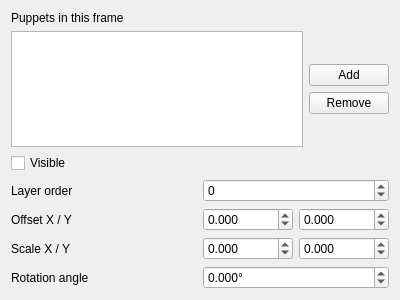
<?xml version="1.0" encoding="UTF-8"?>
<ui version="4.0">
 <class>Form</class>
 <widget class="QWidget" name="Form">
  <property name="geometry">
   <rect>
    <x>0</x>
    <y>0</y>
    <width>400</width>
    <height>300</height>
   </rect>
  </property>
  <property name="windowTitle">
   <string>Form</string>
  </property>
  <layout class="QVBoxLayout" name="verticalLayout">
   <item>
    <widget class="QLabel" name="label_4">
     <property name="text">
      <string>Puppets in this frame</string>
     </property>
    </widget>
   </item>
   <item>
    <layout class="QHBoxLayout" name="horizontalLayout_2">
     <item>
      <widget class="QListWidget" name="list_puppets">
       <property name="toolTip">
        <string>&lt;html&gt;&lt;head/&gt;&lt;body&gt;&lt;p&gt;The animation will play one of the sound effects added to this list randomly.&lt;/p&gt;&lt;/body&gt;&lt;/html&gt;</string>
       </property>
      </widget>
     </item>
     <item>
      <layout class="QVBoxLayout" name="verticalLayout_2">
       <item alignment="Qt::AlignBottom">
        <widget class="QPushButton" name="btn_add">
         <property name="sizePolicy">
          <sizepolicy hsizetype="Fixed" vsizetype="Fixed">
           <horstretch>0</horstretch>
           <verstretch>0</verstretch>
          </sizepolicy>
         </property>
         <property name="text">
          <string>Add</string>
         </property>
        </widget>
       </item>
       <item alignment="Qt::AlignTop">
        <widget class="QPushButton" name="btn_remove">
         <property name="sizePolicy">
          <sizepolicy hsizetype="Fixed" vsizetype="Fixed">
           <horstretch>0</horstretch>
           <verstretch>0</verstretch>
          </sizepolicy>
         </property>
         <property name="text">
          <string>Remove</string>
         </property>
        </widget>
       </item>
      </layout>
     </item>
    </layout>
   </item>
   <item>
    <widget class="QCheckBox" name="checkbox_visible">
     <property name="text">
      <string>Visible</string>
     </property>
    </widget>
   </item>
   <item>
    <layout class="QHBoxLayout" name="horizontalLayout">
     <item>
      <widget class="QLabel" name="label">
       <property name="text">
        <string>Layer order</string>
       </property>
      </widget>
     </item>
     <item>
      <widget class="QSpinBox" name="spinbox_layer">
       <property name="minimum">
        <number>-1000</number>
       </property>
       <property name="maximum">
        <number>1000</number>
       </property>
      </widget>
     </item>
    </layout>
   </item>
   <item>
    <layout class="QHBoxLayout" name="horizontalLayout_3">
     <item>
      <widget class="QLabel" name="label_2">
       <property name="text">
        <string>Offset X / Y</string>
       </property>
      </widget>
     </item>
     <item>
      <layout class="QHBoxLayout" name="horizontalLayout_5">
       <item>
        <widget class="QDoubleSpinBox" name="spinbox_offsetX">
         <property name="decimals">
          <number>3</number>
         </property>
         <property name="minimum">
          <double>-10000.000000000000000</double>
         </property>
         <property name="maximum">
          <double>10000.000000000000000</double>
         </property>
         <property name="singleStep">
          <double>0.010000000000000</double>
         </property>
        </widget>
       </item>
       <item>
        <widget class="QDoubleSpinBox" name="spinbox_offsetY">
         <property name="decimals">
          <number>3</number>
         </property>
         <property name="minimum">
          <double>-10000.000000000000000</double>
         </property>
         <property name="maximum">
          <double>10000.000000000000000</double>
         </property>
         <property name="singleStep">
          <double>0.010000000000000</double>
         </property>
        </widget>
       </item>
      </layout>
     </item>
    </layout>
   </item>
   <item>
    <layout class="QHBoxLayout" name="horizontalLayout_4">
     <item>
      <widget class="QLabel" name="label_3">
       <property name="text">
        <string>Scale X / Y</string>
       </property>
      </widget>
     </item>
     <item>
      <layout class="QHBoxLayout" name="horizontalLayout_6">
       <item>
        <widget class="QDoubleSpinBox" name="spinbox_scaleX">
         <property name="decimals">
          <number>3</number>
         </property>
         <property name="minimum">
          <double>-10000.000000000000000</double>
         </property>
         <property name="maximum">
          <double>10000.000000000000000</double>
         </property>
         <property name="singleStep">
          <double>0.010000000000000</double>
         </property>
        </widget>
       </item>
       <item>
        <widget class="QDoubleSpinBox" name="spinbox_scaleY">
         <property name="decimals">
          <number>3</number>
         </property>
         <property name="minimum">
          <double>-10000.000000000000000</double>
         </property>
         <property name="maximum">
          <double>10000.000000000000000</double>
         </property>
         <property name="singleStep">
          <double>0.010000000000000</double>
         </property>
        </widget>
       </item>
      </layout>
     </item>
    </layout>
   </item>
   <item>
    <layout class="QHBoxLayout" name="horizontalLayout_7">
     <item>
      <widget class="QLabel" name="label_5">
       <property name="text">
        <string>Rotation angle</string>
       </property>
      </widget>
     </item>
     <item>
      <widget class="QDoubleSpinBox" name="spinbox_angle">
       <property name="suffix">
        <string>°</string>
       </property>
       <property name="decimals">
        <number>3</number>
       </property>
       <property name="minimum">
        <double>-10000.000000000000000</double>
       </property>
       <property name="maximum">
        <double>10000.000000000000000</double>
       </property>
       <property name="singleStep">
        <double>1.000000000000000</double>
       </property>
      </widget>
     </item>
    </layout>
   </item>
  </layout>
 </widget>
 <resources/>
 <connections/>
</ui>
